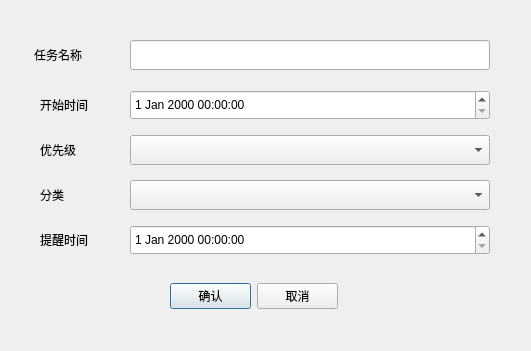
<?xml version="1.0" encoding="UTF-8"?>
<ui version="4.0">
 <class>AddTaskDialog</class>
 <widget class="QDialog" name="AddTaskDialog">
  <property name="geometry">
   <rect>
    <x>0</x>
    <y>0</y>
    <width>531</width>
    <height>351</height>
   </rect>
  </property>
  <property name="windowTitle">
   <string>添加/修改任务</string>
  </property>
  <widget class="QComboBox" name="comboBox_Priority">
   <property name="geometry">
    <rect>
     <x>130</x>
     <y>135</y>
     <width>360</width>
     <height>30</height>
    </rect>
   </property>
  </widget>
  <widget class="QLabel" name="label_4">
   <property name="geometry">
    <rect>
     <x>40</x>
     <y>180</y>
     <width>60</width>
     <height>30</height>
    </rect>
   </property>
   <property name="text">
    <string>分类</string>
   </property>
  </widget>
  <widget class="QLabel" name="label_3">
   <property name="geometry">
    <rect>
     <x>40</x>
     <y>135</y>
     <width>60</width>
     <height>30</height>
    </rect>
   </property>
   <property name="text">
    <string>优先级</string>
   </property>
  </widget>
  <widget class="QWidget" name="layoutWidget">
   <property name="geometry">
    <rect>
     <x>170</x>
     <y>280</y>
     <width>168</width>
     <height>33</height>
    </rect>
   </property>
   <layout class="QHBoxLayout">
    <item>
     <widget class="QPushButton" name="pushButton_Ok">
      <property name="text">
       <string>确认</string>
      </property>
     </widget>
    </item>
    <item>
     <widget class="QPushButton" name="pushButton_Cancel">
      <property name="text">
       <string>取消</string>
      </property>
     </widget>
    </item>
   </layout>
  </widget>
  <widget class="QLabel" name="label">
   <property name="geometry">
    <rect>
     <x>34</x>
     <y>40</y>
     <width>60</width>
     <height>30</height>
    </rect>
   </property>
   <property name="text">
    <string>任务名称</string>
   </property>
  </widget>
  <widget class="QDateTimeEdit" name="dateTimeEdit_Remind">
   <property name="geometry">
    <rect>
     <x>130</x>
     <y>225</y>
     <width>360</width>
     <height>30</height>
    </rect>
   </property>
  </widget>
  <widget class="QDateTimeEdit" name="dateTimeEdit_Start">
   <property name="geometry">
    <rect>
     <x>130</x>
     <y>90</y>
     <width>360</width>
     <height>30</height>
    </rect>
   </property>
  </widget>
  <widget class="QLabel" name="label_5">
   <property name="geometry">
    <rect>
     <x>40</x>
     <y>225</y>
     <width>60</width>
     <height>30</height>
    </rect>
   </property>
   <property name="text">
    <string>提醒时间</string>
   </property>
  </widget>
  <widget class="QLabel" name="label_2">
   <property name="geometry">
    <rect>
     <x>40</x>
     <y>90</y>
     <width>60</width>
     <height>30</height>
    </rect>
   </property>
   <property name="text">
    <string>开始时间</string>
   </property>
  </widget>
  <widget class="QLineEdit" name="lineEdit_Name">
   <property name="geometry">
    <rect>
     <x>130</x>
     <y>40</y>
     <width>360</width>
     <height>30</height>
    </rect>
   </property>
  </widget>
  <widget class="QComboBox" name="comboBox_Category">
   <property name="geometry">
    <rect>
     <x>130</x>
     <y>180</y>
     <width>360</width>
     <height>30</height>
    </rect>
   </property>
  </widget>
 </widget>
 <resources/>
 <connections/>
</ui>
